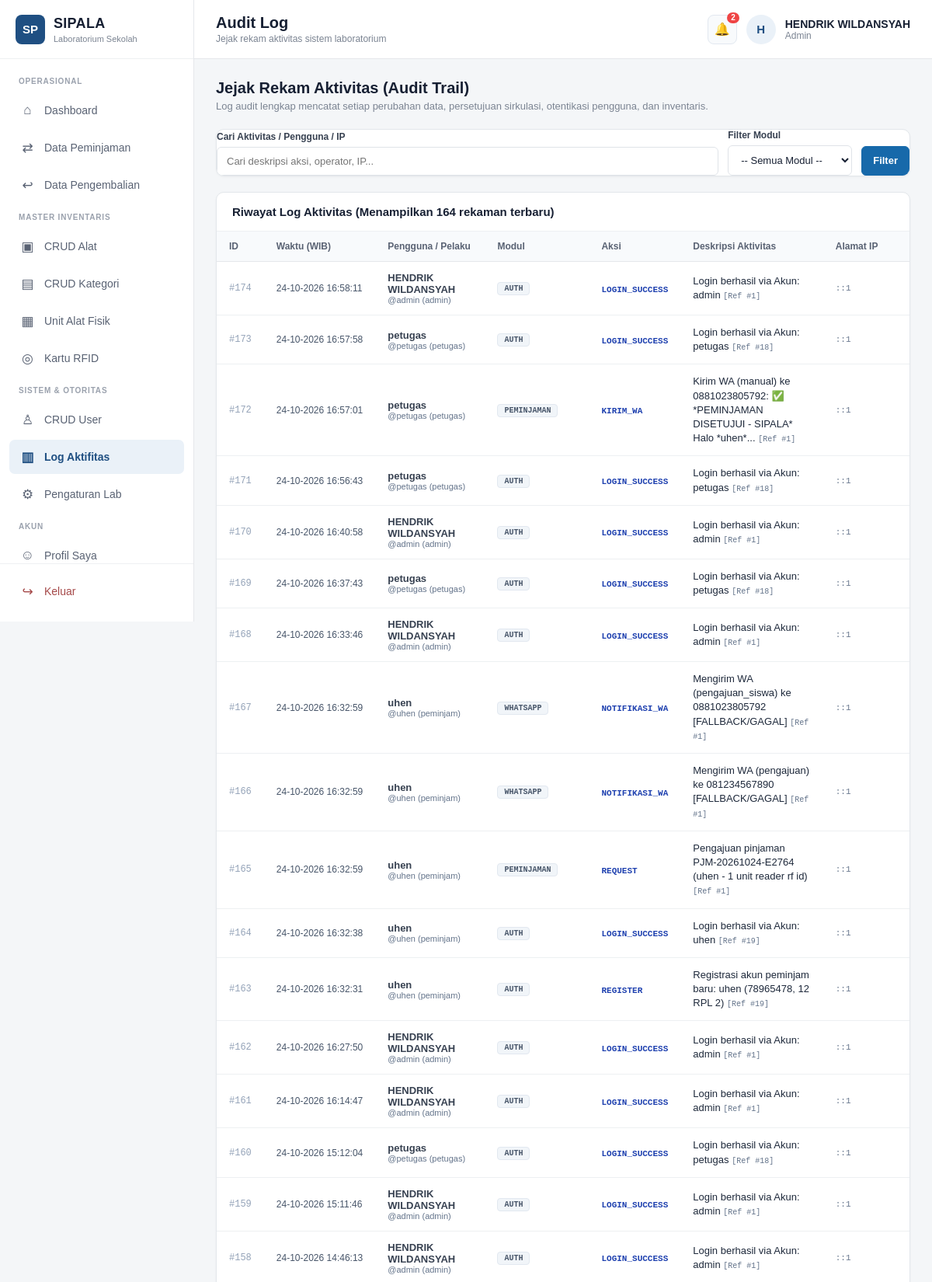
The app's page /admin/log/index.php (signed in, upper part) with its own data.
### tables this page shows
CREATE TABLE `log_aktivitas` (
  `id` bigint(20) unsigned NOT NULL AUTO_INCREMENT,
  `user_id` int(10) unsigned DEFAULT NULL,
  `aksi` varchar(50) NOT NULL DEFAULT 'UMUM',
  `modul` varchar(50) NOT NULL DEFAULT 'SYSTEM',
  `reference_id` int(10) unsigned DEFAULT NULL,
  `aktivitas` varchar(100) NOT NULL DEFAULT '',
  `deskripsi` text NOT NULL,
  `ip_address` varchar(45) DEFAULT NULL,
  `created_at` timestamp NOT NULL DEFAULT current_timestamp(),
  PRIMARY KEY (`id`),
  KEY `idx_log_user_created` (`user_id`,`created_at`),
  KEY `idx_log_aktivitas_created` (`aktivitas`,`created_at`),
  CONSTRAINT `fk_log_user` FOREIGN KEY (`user_id`) REFERENCES `users` (`id`) ON DELETE SET NULL ON UPDATE CASCADE
);

CREATE TABLE `users` (
  `id` int(10) unsigned NOT NULL AUTO_INCREMENT,
  `nama` varchar(100) NOT NULL,
  `nis` varchar(32) DEFAULT NULL,
  `username` varchar(50) NOT NULL,
  `password` varchar(255) NOT NULL,
  `role` enum('admin','petugas','peminjam') NOT NULL DEFAULT 'peminjam',
  `kelas` varchar(50) DEFAULT NULL,
  `rfid_uid` varchar(100) DEFAULT NULL,
  `no_hp` varchar(25) DEFAULT NULL,
  `alamat` text DEFAULT NULL,
  `foto` varchar(255) DEFAULT NULL,
  `status` enum('aktif','nonaktif') NOT NULL DEFAULT 'aktif',
  `created_at` timestamp NOT NULL DEFAULT current_timestamp(),
  `updated_at` timestamp NOT NULL DEFAULT current_timestamp() ON UPDATE current_timestamp(),
  PRIMARY KEY (`id`),
  UNIQUE KEY `uq_users_username` (`username`),
  UNIQUE KEY `uq_users_nis` (`nis`),
  UNIQUE KEY `uq_users_rfid` (`rfid_uid`),
  KEY `idx_users_role_status` (`role`,`status`),
  KEY `idx_users_nama` (`nama`)
);

### includes/functions.php (called while the page is built, shortened)
<?php
if (!function_exists('e')) {
    function e(mixed $v): string {
        return htmlspecialchars((string)($v ?? ''), ENT_QUOTES, 'UTF-8');
    }
}

### admin/log/index.php (the view, shortened to what this page needs)
<?php
require_once __DIR__ . '/../includes/admin.php';
$search = trim((string)($_GET['q'] ?? ''));
$sql = "
    SELECT l.*, u.nama AS nama_user, u.username, u.role AS role_user
    FROM log_aktivitas l
    LEFT JOIN users u ON u.id = l.user_id
    WHERE 1=1
";
$params = [];
$sql .= " ORDER BY l.id DESC LIMIT 200";
$stmt = $pdo->prepare($sql);
$stmt->execute($params);
$logs = $stmt->fetchAll();
?>
<div class="head">
    <div>
        <h2>Jejak Rekam Aktivitas (Audit Trail)</h2>
        <p>Log audit lengkap mencatat setiap perubahan data, persetujuan sirkulasi, otentikasi pengguna, dan inventaris.</p>
    </div>
</div>
<div class="panel" style="margin-bottom:20px;">
    <form method="GET" action="index.php" style="display:flex;gap:12px;flex-wrap:wrap;align-items:flex-end;">
        <div class="field" style="flex:1;min-width:220px;">
            <label>Cari Aktivitas / Pengguna / IP</label>
            <input type="text" name="q" placeholder="Cari deskripsi aksi, operator, IP..." value="<?= e($search) ?>">
        </div>
        <div class="field" style="min-width:160px;">
            <label>Filter Modul</label>
            <select name="modul">
                <option value="">-- Semua Modul --</option>
            </select>
        </div>
        <div style="display:flex;gap:6px;">
            <button type="submit" class="btn btn-primary" style="height:38px;">Filter</button>
        </div>
    </form>
</div>
<div class="panel">
    <div class="panel-title">Riwayat Log Aktivitas (Menampilkan <?= count($logs) ?> rekaman terbaru)</div>
    <div class="table-wrap">
        <table>
            <thead>
                <tr>
                    <th style="width:50px;">ID</th>
                    <th>Waktu (WIB)</th>
                    <th>Pengguna / Pelaku</th>
                    <th>Modul</th>
                    <th>Aksi</th>
                    <th>Deskripsi Aktivitas</th>
                    <th>Alamat IP</th>
                </tr>
            </thead>
            <tbody>
                <?php if (!$logs): ?>
                    <tr>
                        <td colspan="7"><div class="empty">Belum ada rekaman audit log yang sesuai.</div></td>
                    </tr>
                <?php else: ?>
                    <?php foreach ($logs as $l): ?>
                        <tr>
                            <td style="font-family:monospace;font-size:12px;color:#94a3b8;">#<?= $l['id'] ?></td>
                            <td style="font-size:12px;white-space:nowrap;color:#475569;">
                                <?= e(date('d-m-Y H:i:s', strtotime($l['created_at']))) ?>
                            </td>
                            <td>
                                <?php if (!empty($l['nama_user'])): ?>
                                    <strong><?= e($l['nama_user']) ?></strong>
                                    <span style="display:block;font-size:11px;color:#64748b;">@<?= e($l['username']) ?> (<?= e($l['role_user']) ?>)</span>
                                <?php else: ?>
                                    <span style="color:#94a3b8;font-style:italic;">Sistem / Tamu</span>
                                <?php endif; ?>
                            </td>
                            <td>
                                <span style="display:inline-block;padding:2px 8px;border-radius:4px;font-size:10px;font-weight:700;background:#f1f5f9;color:#475569;border:1px solid #e2e8f0;font-family:monospace;">
                                    <?= e($l['modul'] ?: 'SYSTEM') ?>
                                </span>
                            </td>
                            <td>
                                <span style="font-weight:700;font-size:11px;color:#1e40af;font-family:monospace;">
                                    <?= e($l['aksi'] ?: ($l['aktivitas'] ?? 'INFO')) ?>
                                </span>
                            </td>
                            <td style="font-size:13px;line-height:1.4;color:#1e293b;">
                                <?= e($l['deskripsi']) ?>
                                <?php if (!empty($l['reference_id'])): ?>
                                    <span style="font-size:10px;color:#64748b;font-family:monospace;">[Ref #<?= (int)$l['reference_id'] ?>]</span>
                                <?php endif; ?>
                            </td>
                            <td style="font-family:monospace;font-size:11px;color:#64748b;">
                                <?= e($l['ip_address'] ?: '127.0.0.1') ?>
                            </td>
                        </tr>
                    <?php endforeach; ?>
                <?php endif; ?>
            </tbody>
        </table>
    </div>
</div>

### admin/includes/admin.php (style rules this page uses)
* { box-sizing: border-box; margin: 0; padding: 0; }
body { font-family: Arial, Helvetica, sans-serif; background: #f4f6f8; color: #1f2937; overflow-x: hidden; }
.head { display: flex; align-items: center; justify-content: space-between; margin-bottom: 22px; gap: 16px; flex-wrap: wrap; }
.head h2 { margin: 0; font-size: 20px; color: #172033; font-weight: 700; }
.head p { margin: 4px 0 0; font-size: 13px; color: #7b8492; }
.panel { background: #ffffff; border-radius: 10px; border: 1px solid #e3e7eb; box-shadow: 0 1px 3px rgba(0,0,0,0.04); overflow: hidden; margin-bottom: 22px; }
.panel-title { padding: 16px 20px; font-size: 15px; font-weight: 600; color: #172033; border-bottom: 1px solid #edf0f2; display: flex; align-items: center; justify-content: space-between; flex-wrap: wrap; gap: 10px; }
.table-wrap { overflow-x: auto; -webkit-overflow-scrolling: touch; width: 100%; }
table { width: 100%; min-width: 600px; border-collapse: collapse; font-size: 13px; text-align: left; }
th { background: #f8fafc; color: #596273; font-weight: 600; padding: 12px 16px; border-bottom: 1px solid #e5e7eb; font-size: 12px; white-space: nowrap; }
td { padding: 13px 16px; border-bottom: 1px solid #edf0f2; color: #374151; vertical-align: middle; }
.btn { display: inline-flex; align-items: center; justify-content: center; gap: 6px; padding: 8px 14px; border-radius: 6px; font-size: 13px; font-weight: 600; cursor: pointer; border: 1px solid #dfe3e8; background: #ffffff; color: #475569; transition: all 0.15s ease; text-decoration: none; line-height: 1.3; min-height: 38px; }
.btn-primary { background: #1769AA; color: #ffffff; border-color: #1769AA; }
.field { display: flex; flex-direction: column; gap: 6px; }
.field label { font-size: 12px; font-weight: 600; color: #374151; }
.field input, .field select, .field textarea { padding: 10px 12px; border: 1px solid #dfe3e8; border-radius: 6px; font-size: 13px; color: #172033; outline: none; background: #ffffff; font-family: inherit; }

### records on screen
log_aktivitas: id "174", created_at "24-10-2026 16:58:11", user.nama "HENDRIK WILDANSYAH", user.username "admin", user.role "admin", modul "AUTH", aksi "LOGIN_SUCCESS", deskripsi "Login berhasil via Akun: admin", reference "1", ip_address "::1"
log_aktivitas: id "173", created_at "24-10-2026 16:57:58", user.nama "petugas", user.username "petugas", user.role "petugas", modul "AUTH", aksi "LOGIN_SUCCESS", deskripsi "Login berhasil via Akun: petugas", reference "18", ip_address "::1"
log_aktivitas: id "172", created_at "24-10-2026 16:57:01", user.nama "petugas", user.username "petugas", user.role "petugas", modul "PEMINJAMAN", aksi "KIRIM_WA", deskripsi "Kirim WA (manual) ke 0881023805792: ✅ *PEMINJAMAN DISETUJUI - SIPALA* Halo *uhen*...", reference "1", ip_address "::1"
log_aktivitas: id "171", created_at "24-10-2026 16:56:43", user.nama "petugas", user.username "petugas", user.role "petugas", modul "AUTH", aksi "LOGIN_SUCCESS", deskripsi "Login berhasil via Akun: petugas", reference "18", ip_address "::1"
log_aktivitas: id "170", created_at "24-10-2026 16:40:58", user.nama "HENDRIK WILDANSYAH", user.username "admin", user.role "admin", modul "AUTH", aksi "LOGIN_SUCCESS", deskripsi "Login berhasil via Akun: admin", reference "1", ip_address "::1"
log_aktivitas: id "169", created_at "24-10-2026 16:37:43", user.nama "petugas", user.username "petugas", user.role "petugas", modul "AUTH", aksi "LOGIN_SUCCESS", deskripsi "Login berhasil via Akun: petugas", reference "18", ip_address "::1"
log_aktivitas: id "168", created_at "24-10-2026 16:33:46", user.nama "HENDRIK WILDANSYAH", user.username "admin", user.role "admin", modul "AUTH", aksi "LOGIN_SUCCESS", deskripsi "Login berhasil via Akun: admin", reference "1", ip_address "::1"
log_aktivitas: id "167", created_at "24-10-2026 16:32:59", user.nama "uhen", user.username "uhen", user.role "peminjam", modul "WHATSAPP", aksi "NOTIFIKASI_WA", deskripsi "Mengirim WA (pengajuan_siswa) ke 0881023805792 [FALLBACK/GAGAL]", reference "1", ip_address "::1"
log_aktivitas: id "166", created_at "24-10-2026 16:32:59", user.nama "uhen", user.username "uhen", user.role "peminjam", modul "WHATSAPP", aksi "NOTIFIKASI_WA", deskripsi "Mengirim WA (pengajuan) ke 081234567890 [FALLBACK/GAGAL]", reference "1", ip_address "::1"
log_aktivitas: id "165", created_at "24-10-2026 16:32:59", user.nama "uhen", user.username "uhen", user.role "peminjam", modul "PEMINJAMAN", aksi "REQUEST", deskripsi "Pengajuan pinjaman PJM-20261024-E2764 (uhen - 1 unit reader rf id)", reference "1", ip_address "::1"
log_aktivitas: id "164", created_at "24-10-2026 16:32:38", user.nama "uhen", user.username "uhen", user.role "peminjam", modul "AUTH", aksi "LOGIN_SUCCESS", deskripsi "Login berhasil via Akun: uhen", reference "19", ip_address "::1"
log_aktivitas: id "163", created_at "24-10-2026 16:32:31", user.nama "uhen", user.username "uhen", user.role "peminjam", modul "AUTH", aksi "REGISTER", deskripsi "Registrasi akun peminjam baru: uhen (78965478, 12 RPL 2)", reference "19", ip_address "::1"
log_aktivitas: id "162", created_at "24-10-2026 16:27:50", user.nama "HENDRIK WILDANSYAH", user.username "admin", user.role "admin", modul "AUTH", aksi "LOGIN_SUCCESS", deskripsi "Login berhasil via Akun: admin", reference "1", ip_address "::1"
log_aktivitas: id "161", created_at "24-10-2026 16:14:47", user.nama "HENDRIK WILDANSYAH", user.username "admin", user.role "admin", modul "AUTH", aksi "LOGIN_SUCCESS", deskripsi "Login berhasil via Akun: admin", reference "1", ip_address "::1"
log_aktivitas: id "160", created_at "24-10-2026 15:12:04", user.nama "petugas", user.username "petugas", user.role "petugas", modul "AUTH", aksi "LOGIN_SUCCESS", deskripsi "Login berhasil via Akun: petugas", reference "18", ip_address "::1"
log_aktivitas: id "159", created_at "24-10-2026 15:11:46", user.nama "HENDRIK WILDANSYAH", user.username "admin", user.role "admin", modul "AUTH", aksi "LOGIN_SUCCESS", deskripsi "Login berhasil via Akun: admin", reference "1", ip_address "::1"
log_aktivitas: id "158", created_at "24-10-2026 14:46:13", user.nama "HENDRIK WILDANSYAH", user.username "admin", user.role "admin", modul "AUTH", aksi "LOGIN_SUCCESS", deskripsi "Login berhasil via Akun: admin", reference "1", ip_address "::1"

### other values on screen
$title "Audit Log"
$subtitle "Jejak rekam aktivitas sistem laboratorium"
$unreadNotif "2"
$initial "H"
$name "HENDRIK WILDANSYAH"
$role "Admin"
count($logs) "164"
